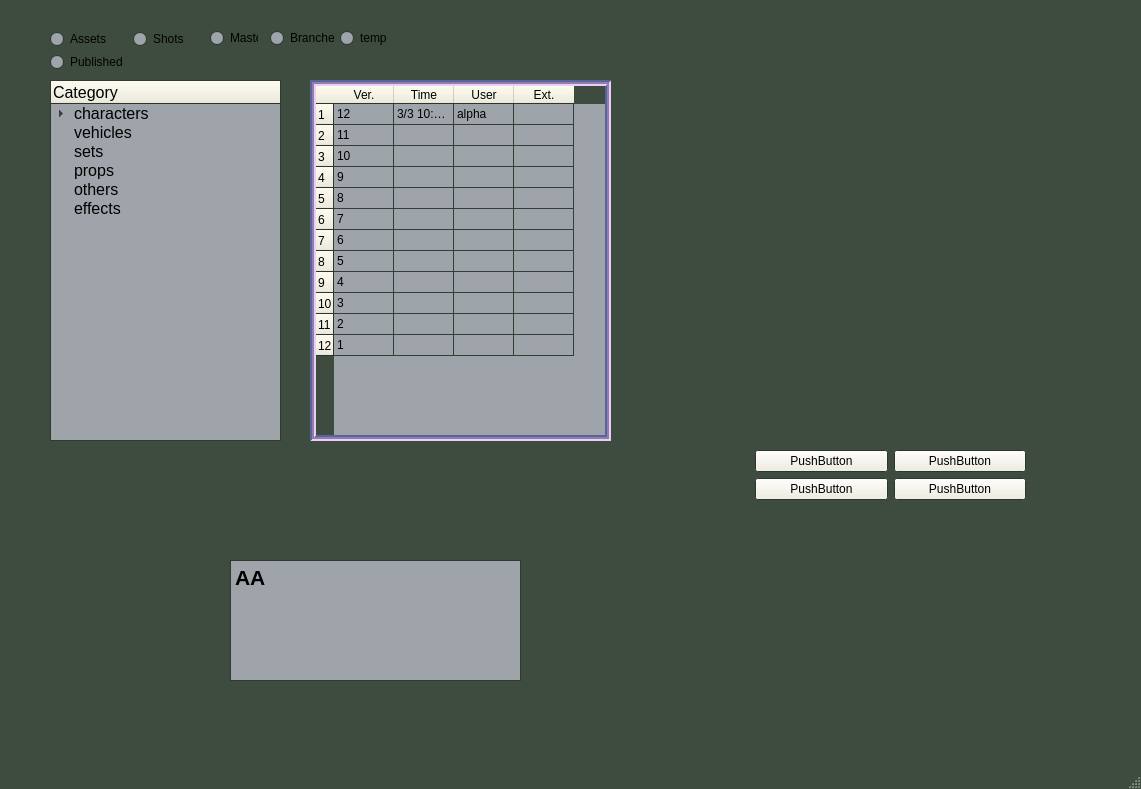
<?xml version="1.0" encoding="UTF-8"?>
<ui version="4.0">
 <class>MainWindow</class>
 <widget class="QMainWindow" name="MainWindow">
  <property name="geometry">
   <rect>
    <x>0</x>
    <y>0</y>
    <width>1141</width>
    <height>789</height>
   </rect>
  </property>
  <property name="palette">
   <palette>
    <active>
     <colorrole role="WindowText">
      <brush brushstyle="SolidPattern">
       <color alpha="255">
        <red>0</red>
        <green>0</green>
        <blue>0</blue>
       </color>
      </brush>
     </colorrole>
     <colorrole role="Button">
      <brush brushstyle="SolidPattern">
       <color alpha="255">
        <red>240</red>
        <green>238</green>
        <blue>221</blue>
       </color>
      </brush>
     </colorrole>
     <colorrole role="Light">
      <brush brushstyle="SolidPattern">
       <color alpha="255">
        <red>232</red>
        <green>205</green>
        <blue>255</blue>
       </color>
      </brush>
     </colorrole>
     <colorrole role="Midlight">
      <brush brushstyle="SolidPattern">
       <color alpha="255">
        <red>95</red>
        <green>134</green>
        <blue>135</blue>
       </color>
      </brush>
     </colorrole>
     <colorrole role="Dark">
      <brush brushstyle="SolidPattern">
       <color alpha="255">
        <red>85</red>
        <green>101</green>
        <blue>160</blue>
       </color>
      </brush>
     </colorrole>
     <colorrole role="Mid">
      <brush brushstyle="SolidPattern">
       <color alpha="255">
        <red>151</red>
        <green>125</green>
        <blue>160</blue>
       </color>
      </brush>
     </colorrole>
     <colorrole role="Text">
      <brush brushstyle="SolidPattern">
       <color alpha="255">
        <red>0</red>
        <green>0</green>
        <blue>0</blue>
       </color>
      </brush>
     </colorrole>
     <colorrole role="ButtonText">
      <brush brushstyle="SolidPattern">
       <color alpha="255">
        <red>0</red>
        <green>0</green>
        <blue>0</blue>
       </color>
      </brush>
     </colorrole>
     <colorrole role="Base">
      <brush brushstyle="SolidPattern">
       <color alpha="255">
        <red>158</red>
        <green>164</green>
        <blue>170</blue>
       </color>
      </brush>
     </colorrole>
     <colorrole role="Window">
      <brush brushstyle="SolidPattern">
       <color alpha="255">
        <red>61</red>
        <green>76</green>
        <blue>63</blue>
       </color>
      </brush>
     </colorrole>
    </active>
    <inactive>
     <colorrole role="WindowText">
      <brush brushstyle="SolidPattern">
       <color alpha="255">
        <red>0</red>
        <green>0</green>
        <blue>0</blue>
       </color>
      </brush>
     </colorrole>
     <colorrole role="Button">
      <brush brushstyle="SolidPattern">
       <color alpha="255">
        <red>240</red>
        <green>238</green>
        <blue>221</blue>
       </color>
      </brush>
     </colorrole>
     <colorrole role="Light">
      <brush brushstyle="SolidPattern">
       <color alpha="255">
        <red>232</red>
        <green>205</green>
        <blue>255</blue>
       </color>
      </brush>
     </colorrole>
     <colorrole role="Midlight">
      <brush brushstyle="SolidPattern">
       <color alpha="255">
        <red>159</red>
        <green>224</green>
        <blue>227</blue>
       </color>
      </brush>
     </colorrole>
     <colorrole role="Dark">
      <brush brushstyle="SolidPattern">
       <color alpha="255">
        <red>85</red>
        <green>101</green>
        <blue>160</blue>
       </color>
      </brush>
     </colorrole>
     <colorrole role="Mid">
      <brush brushstyle="SolidPattern">
       <color alpha="255">
        <red>151</red>
        <green>125</green>
        <blue>160</blue>
       </color>
      </brush>
     </colorrole>
     <colorrole role="Text">
      <brush brushstyle="SolidPattern">
       <color alpha="255">
        <red>0</red>
        <green>0</green>
        <blue>0</blue>
       </color>
      </brush>
     </colorrole>
     <colorrole role="ButtonText">
      <brush brushstyle="SolidPattern">
       <color alpha="255">
        <red>0</red>
        <green>0</green>
        <blue>0</blue>
       </color>
      </brush>
     </colorrole>
     <colorrole role="Base">
      <brush brushstyle="SolidPattern">
       <color alpha="255">
        <red>158</red>
        <green>164</green>
        <blue>170</blue>
       </color>
      </brush>
     </colorrole>
     <colorrole role="Window">
      <brush brushstyle="SolidPattern">
       <color alpha="255">
        <red>61</red>
        <green>76</green>
        <blue>63</blue>
       </color>
      </brush>
     </colorrole>
    </inactive>
    <disabled>
     <colorrole role="WindowText">
      <brush brushstyle="SolidPattern">
       <color alpha="255">
        <red>85</red>
        <green>101</green>
        <blue>160</blue>
       </color>
      </brush>
     </colorrole>
     <colorrole role="Button">
      <brush brushstyle="SolidPattern">
       <color alpha="255">
        <red>240</red>
        <green>238</green>
        <blue>221</blue>
       </color>
      </brush>
     </colorrole>
     <colorrole role="Light">
      <brush brushstyle="SolidPattern">
       <color alpha="255">
        <red>232</red>
        <green>205</green>
        <blue>255</blue>
       </color>
      </brush>
     </colorrole>
     <colorrole role="Midlight">
      <brush brushstyle="SolidPattern">
       <color alpha="255">
        <red>159</red>
        <green>224</green>
        <blue>227</blue>
       </color>
      </brush>
     </colorrole>
     <colorrole role="Dark">
      <brush brushstyle="SolidPattern">
       <color alpha="255">
        <red>85</red>
        <green>101</green>
        <blue>160</blue>
       </color>
      </brush>
     </colorrole>
     <colorrole role="Mid">
      <brush brushstyle="SolidPattern">
       <color alpha="255">
        <red>151</red>
        <green>125</green>
        <blue>160</blue>
       </color>
      </brush>
     </colorrole>
     <colorrole role="Text">
      <brush brushstyle="SolidPattern">
       <color alpha="255">
        <red>85</red>
        <green>101</green>
        <blue>160</blue>
       </color>
      </brush>
     </colorrole>
     <colorrole role="ButtonText">
      <brush brushstyle="SolidPattern">
       <color alpha="255">
        <red>85</red>
        <green>101</green>
        <blue>160</blue>
       </color>
      </brush>
     </colorrole>
     <colorrole role="Base">
      <brush brushstyle="SolidPattern">
       <color alpha="255">
        <red>61</red>
        <green>76</green>
        <blue>63</blue>
       </color>
      </brush>
     </colorrole>
     <colorrole role="Window">
      <brush brushstyle="SolidPattern">
       <color alpha="255">
        <red>61</red>
        <green>76</green>
        <blue>63</blue>
       </color>
      </brush>
     </colorrole>
    </disabled>
   </palette>
  </property>
  <property name="windowTitle">
   <string>MainWindow</string>
  </property>
  <widget class="QWidget" name="centralwidget">
   <widget class="QWidget" name="verticalLayoutWidget">
    <property name="geometry">
     <rect>
      <x>750</x>
      <y>350</y>
      <width>281</width>
      <height>251</height>
     </rect>
    </property>
    <layout class="QVBoxLayout" name="verticalLayout">
     <property name="leftMargin">
      <number>5</number>
     </property>
     <property name="topMargin">
      <number>5</number>
     </property>
     <property name="rightMargin">
      <number>5</number>
     </property>
     <property name="bottomMargin">
      <number>5</number>
     </property>
     <item>
      <layout class="QGridLayout" name="gridLayout">
       <item row="0" column="1">
        <widget class="QPushButton" name="pushButton_2">
         <property name="text">
          <string>PushButton</string>
         </property>
        </widget>
       </item>
       <item row="0" column="0">
        <widget class="QPushButton" name="pushButton">
         <property name="text">
          <string>PushButton</string>
         </property>
        </widget>
       </item>
       <item row="1" column="0">
        <widget class="QPushButton" name="pushButton_3">
         <property name="text">
          <string>PushButton</string>
         </property>
        </widget>
       </item>
       <item row="1" column="1">
        <widget class="QPushButton" name="pushButton_4">
         <property name="text">
          <string>PushButton</string>
         </property>
        </widget>
       </item>
      </layout>
     </item>
    </layout>
   </widget>
   <widget class="QTextBrowser" name="textBrowser">
    <property name="geometry">
     <rect>
      <x>230</x>
      <y>560</y>
      <width>291</width>
      <height>121</height>
     </rect>
    </property>
    <property name="html">
     <string>&lt;!DOCTYPE HTML PUBLIC &quot;-//W3C//DTD HTML 4.0//EN&quot; &quot;http://www.w3.org/TR/REC-html40/strict.dtd&quot;&gt;
&lt;html&gt;&lt;head&gt;&lt;meta name=&quot;qrichtext&quot; content=&quot;1&quot; /&gt;&lt;style type=&quot;text/css&quot;&gt;
p, li { white-space: pre-wrap; }
&lt;/style&gt;&lt;/head&gt;&lt;body style=&quot; font-family:'PMingLiU'; font-size:9pt; font-weight:400; font-style:normal;&quot;&gt;
&lt;p style=&quot; margin-top:0px; margin-bottom:0px; margin-left:0px; margin-right:0px; -qt-block-indent:0; text-indent:0px;&quot;&gt;&lt;span style=&quot; font-size:16pt; font-weight:600;&quot;&gt;AA&lt;/span&gt;&lt;/p&gt;&lt;/body&gt;&lt;/html&gt;</string>
    </property>
   </widget>
   <widget class="QRadioButton" name="radioButton_Master">
    <property name="geometry">
     <rect>
      <x>210</x>
      <y>30</y>
      <width>48</width>
      <height>16</height>
     </rect>
    </property>
    <property name="text">
     <string>Master</string>
    </property>
   </widget>
   <widget class="QRadioButton" name="radioButton_branches">
    <property name="geometry">
     <rect>
      <x>270</x>
      <y>30</y>
      <width>65</width>
      <height>16</height>
     </rect>
    </property>
    <property name="text">
     <string>Branches</string>
    </property>
   </widget>
   <widget class="QRadioButton" name="radioButton_temp">
    <property name="geometry">
     <rect>
      <x>340</x>
      <y>30</y>
      <width>69</width>
      <height>16</height>
     </rect>
    </property>
    <property name="text">
     <string>temp</string>
    </property>
   </widget>
   <widget class="QTreeWidget" name="treeWidget">
    <property name="geometry">
     <rect>
      <x>50</x>
      <y>80</y>
      <width>231</width>
      <height>361</height>
     </rect>
    </property>
    <property name="font">
     <font>
      <family>Microsoft YaHei UI</family>
      <pointsize>12</pointsize>
     </font>
    </property>
    <column>
     <property name="text">
      <string>Category</string>
     </property>
    </column>
    <item>
     <property name="text">
      <string>characters</string>
     </property>
     <item>
      <property name="text">
       <string>anna</string>
      </property>
      <item>
       <property name="text">
        <string>concept</string>
       </property>
      </item>
      <item>
       <property name="text">
        <string>modeling</string>
       </property>
      </item>
      <item>
       <property name="text">
        <string>texture</string>
       </property>
      </item>
      <item>
       <property name="text">
        <string>rigging</string>
       </property>
      </item>
     </item>
     <item>
      <property name="text">
       <string>jack</string>
      </property>
     </item>
    </item>
    <item>
     <property name="text">
      <string>vehicles</string>
     </property>
    </item>
    <item>
     <property name="text">
      <string>sets</string>
     </property>
    </item>
    <item>
     <property name="text">
      <string>props</string>
     </property>
    </item>
    <item>
     <property name="text">
      <string>others</string>
     </property>
    </item>
    <item>
     <property name="text">
      <string>effects</string>
     </property>
    </item>
   </widget>
   <widget class="QWidget" name="formLayoutWidget">
    <property name="geometry">
     <rect>
      <x>50</x>
      <y>30</y>
      <width>141</width>
      <height>41</height>
     </rect>
    </property>
    <layout class="QFormLayout" name="formLayout">
     <property name="horizontalSpacing">
      <number>5</number>
     </property>
     <property name="verticalSpacing">
      <number>5</number>
     </property>
     <property name="leftMargin">
      <number>0</number>
     </property>
     <property name="bottomMargin">
      <number>0</number>
     </property>
     <item row="0" column="0">
      <widget class="QRadioButton" name="radioButton_assets">
       <property name="text">
        <string>Assets</string>
       </property>
      </widget>
     </item>
     <item row="0" column="1">
      <widget class="QRadioButton" name="radioButton_shots">
       <property name="text">
        <string>Shots</string>
       </property>
      </widget>
     </item>
     <item row="1" column="0">
      <widget class="QRadioButton" name="radioButton_published">
       <property name="text">
        <string>Published</string>
       </property>
      </widget>
     </item>
    </layout>
   </widget>
   <widget class="QTableWidget" name="tableWidget">
    <property name="geometry">
     <rect>
      <x>310</x>
      <y>80</y>
      <width>301</width>
      <height>361</height>
     </rect>
    </property>
    <property name="frameShape">
     <enum>QFrame::Box</enum>
    </property>
    <property name="lineWidth">
     <number>2</number>
    </property>
    <property name="midLineWidth">
     <number>2</number>
    </property>
    <property name="autoScrollMargin">
     <number>16</number>
    </property>
    <attribute name="horizontalHeaderDefaultSectionSize">
     <number>60</number>
    </attribute>
    <attribute name="horizontalHeaderMinimumSectionSize">
     <number>2</number>
    </attribute>
    <attribute name="verticalHeaderDefaultSectionSize">
     <number>21</number>
    </attribute>
    <attribute name="verticalHeaderMinimumSectionSize">
     <number>14</number>
    </attribute>
    <row>
     <property name="text">
      <string>1</string>
     </property>
    </row>
    <row>
     <property name="text">
      <string>2</string>
     </property>
    </row>
    <row>
     <property name="text">
      <string>3</string>
     </property>
    </row>
    <row>
     <property name="text">
      <string>4</string>
     </property>
    </row>
    <row>
     <property name="text">
      <string>5</string>
     </property>
    </row>
    <row>
     <property name="text">
      <string>6</string>
     </property>
    </row>
    <row>
     <property name="text">
      <string>7</string>
     </property>
    </row>
    <row>
     <property name="text">
      <string>8</string>
     </property>
    </row>
    <row>
     <property name="text">
      <string>9</string>
     </property>
    </row>
    <row>
     <property name="text">
      <string>10</string>
     </property>
    </row>
    <row>
     <property name="text">
      <string>11</string>
     </property>
    </row>
    <row>
     <property name="text">
      <string>12</string>
     </property>
    </row>
    <column>
     <property name="text">
      <string>Ver.</string>
     </property>
    </column>
    <column>
     <property name="text">
      <string>Time</string>
     </property>
    </column>
    <column>
     <property name="text">
      <string>User</string>
     </property>
    </column>
    <column>
     <property name="text">
      <string>Ext.</string>
     </property>
    </column>
    <item row="0" column="0">
     <property name="text">
      <string>12</string>
     </property>
    </item>
    <item row="0" column="1">
     <property name="text">
      <string>3/3 10:00 am</string>
     </property>
    </item>
    <item row="0" column="2">
     <property name="text">
      <string>alpha</string>
     </property>
    </item>
    <item row="0" column="3">
     <property name="font">
      <font>
       <pointsize>7</pointsize>
      </font>
     </property>
    </item>
    <item row="1" column="0">
     <property name="text">
      <string>11</string>
     </property>
    </item>
    <item row="2" column="0">
     <property name="text">
      <string>10</string>
     </property>
    </item>
    <item row="3" column="0">
     <property name="text">
      <string>9</string>
     </property>
    </item>
    <item row="4" column="0">
     <property name="text">
      <string>8</string>
     </property>
    </item>
    <item row="5" column="0">
     <property name="text">
      <string>7</string>
     </property>
    </item>
    <item row="6" column="0">
     <property name="text">
      <string>6</string>
     </property>
    </item>
    <item row="7" column="0">
     <property name="text">
      <string>5</string>
     </property>
    </item>
    <item row="8" column="0">
     <property name="text">
      <string>4</string>
     </property>
    </item>
    <item row="9" column="0">
     <property name="text">
      <string>3</string>
     </property>
    </item>
    <item row="10" column="0">
     <property name="text">
      <string>2</string>
     </property>
    </item>
    <item row="11" column="0">
     <property name="text">
      <string>1</string>
     </property>
    </item>
   </widget>
  </widget>
  <widget class="QMenuBar" name="menubar">
   <property name="geometry">
    <rect>
     <x>0</x>
     <y>0</y>
     <width>1141</width>
     <height>18</height>
    </rect>
   </property>
  </widget>
  <widget class="QStatusBar" name="statusbar"/>
 </widget>
 <resources/>
 <connections/>
</ui>
